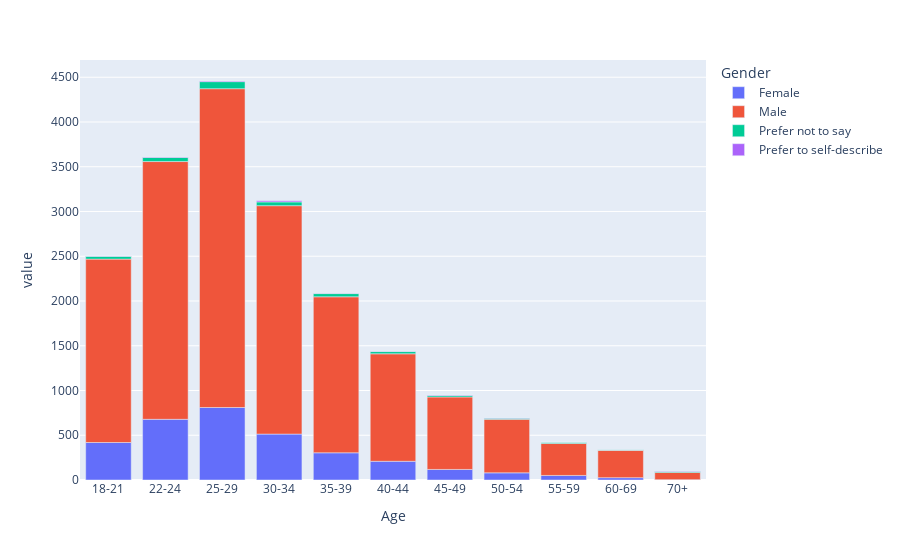

This figure's notebook cell:
### Code cell
fig = px.bar(age_gender_df_groupby, title='',labels={'Q1':'Age','Q2':'Count'})
fig.update_layout(legend_title_text= 'Gender')
fig.show()

### Figure 1 — Plotly figure (JSON) as saved in the notebook; plotly's stock layout.template omitted (floating-point values rounded to 4 significant figures)
{"data": [{"alignmentgroup": "True", "hovertemplate": "Count=Female<br>Age=%{x}<br>value=%{y}<extra></extra>", "legendgroup": "Female", "marker": {"color": "#636efa", "pattern": {"shape": ""}}, "name": "Female", "offsetgroup": "Female", "orientation": "v", "showlegend": true, "textposition": "auto", "type": "bar", "x": ["18-21", "22-24", "25-29", "30-34", "35-39", "40-44", "45-49", "50-54", "55-59", "60-69", "70+"], "xaxis": "x", "y": [419, 678, 810, 513, 304, 209, 118, 80, 51, 26, 4], "yaxis": "y"}, {"alignmentgroup": "True", "hovertemplate": "Count=Male<br>Age=%{x}<br>value=%{y}<extra></extra>", "legendgroup": "Male", "marker": {"color": "#EF553B", "pattern": {"shape": ""}}, "name": "Male", "offsetgroup": "Male", "orientation": "v", "showlegend": true, "textposition": "auto", "type": "bar", "x": ["18-21", "22-24", "25-29", "30-34", "35-39", "40-44", "45-49", "50-54", "55-59", "60-69", "70+"], "xaxis": "x", "y": [2049, 2880, 3562, 2552, 1743, 1201, 810, 598, 357, 306, 80], "yaxis": "y"}, {"alignmentgroup": "True", "hovertemplate": "Count=Prefer not to say<br>Age=%{x}<br>value=%{y}<extra></extra>", "legendgroup": "Prefer not to say", "marker": {"color": "#00cc96", "pattern": {"shape": ""}}, "name": "Prefer not to say", "offsetgroup": "Prefer not to say", "orientation": "v", "showlegend": true, "textposition": "auto", "type": "bar", "x": ["18-21", "22-24", "25-29", "30-34", "35-39", "40-44", "45-49", "50-54", "55-59", "60-69", "70+"], "xaxis": "x", "y": [31, 46, 79, 42, 36, 25, 17, 13, 13, 5, 11], "yaxis": "y"}, {"alignmentgroup": "True", "hovertemplate": "Count=Prefer to self-describe<br>Age=%{x}<br>value=%{y}<extra></extra>", "legendgroup": "Prefer to self-describe", "marker": {"color": "#ab63fa", "pattern": {"shape": ""}}, "name": "Prefer to self-describe", "offsetgroup": "Prefer to self-describe", "orientation": "v", "showlegend": true, "textposition": "auto", "type": "bar", "x": ["18-21", "22-24", "25-29", "30-34", "35-39", "40-44", "45-49", "50-54", "55-59", "60-69", "70+"], "xaxis": "x", "y": [3, 6, 7, 13, 4, 4, 4, 1, 1, 1, 5], "yaxis": "y"}], "layout": {"barmode": "relative", "legend": {"title": {"text": "Gender"}, "tracegroupgap": 0}, "margin": {"t": 60}, "xaxis": {"anchor": "y", "domain": [0, 1], "title": {"text": "Age"}}, "yaxis": {"anchor": "x", "domain": [0, 1], "title": {"text": "value"}}}}
